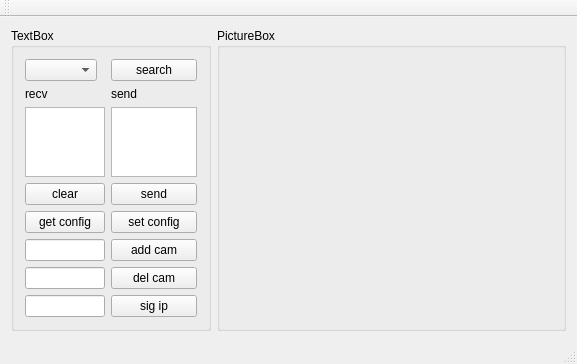
<?xml version="1.0" encoding="UTF-8"?>
<ui version="4.0">
 <class>MainWindow</class>
 <widget class="QMainWindow" name="MainWindow">
  <property name="geometry">
   <rect>
    <x>0</x>
    <y>0</y>
    <width>577</width>
    <height>347</height>
   </rect>
  </property>
  <property name="windowTitle">
   <string>MainWindow</string>
  </property>
  <widget class="QWidget" name="centralWidget">
   <property name="mouseTracking">
    <bool>false</bool>
   </property>
   <layout class="QHBoxLayout" name="horizontalLayout">
    <item>
     <widget class="QGroupBox" name="groupBox_textbox">
      <property name="sizePolicy">
       <sizepolicy hsizetype="Expanding" vsizetype="Preferred">
        <horstretch>0</horstretch>
        <verstretch>0</verstretch>
       </sizepolicy>
      </property>
      <property name="maximumSize">
       <size>
        <width>200</width>
        <height>16777215</height>
       </size>
      </property>
      <property name="title">
       <string>TextBox</string>
      </property>
      <layout class="QFormLayout" name="formLayout">
       <item row="0" column="0">
        <widget class="QComboBox" name="comboBox"/>
       </item>
       <item row="0" column="1">
        <widget class="QPushButton" name="pushButton_search">
         <property name="text">
          <string>search</string>
         </property>
        </widget>
       </item>
       <item row="1" column="0">
        <widget class="QLabel" name="label">
         <property name="text">
          <string>recv</string>
         </property>
        </widget>
       </item>
       <item row="1" column="1">
        <widget class="QLabel" name="label_2">
         <property name="text">
          <string>send</string>
         </property>
        </widget>
       </item>
       <item row="2" column="0">
        <widget class="QTextEdit" name="textEdit_recv"/>
       </item>
       <item row="2" column="1">
        <widget class="QTextEdit" name="textEdit_send"/>
       </item>
       <item row="3" column="0">
        <widget class="QPushButton" name="pushButton_clear">
         <property name="text">
          <string>clear</string>
         </property>
        </widget>
       </item>
       <item row="3" column="1">
        <widget class="QPushButton" name="pushButton_send">
         <property name="text">
          <string>send</string>
         </property>
        </widget>
       </item>
       <item row="4" column="0">
        <widget class="QPushButton" name="pushButton_getconfig">
         <property name="text">
          <string>get config</string>
         </property>
        </widget>
       </item>
       <item row="4" column="1">
        <widget class="QPushButton" name="pushButton_setconfig">
         <property name="text">
          <string>set config</string>
         </property>
        </widget>
       </item>
       <item row="5" column="1">
        <widget class="QPushButton" name="pushButton_addcam">
         <property name="text">
          <string>add cam</string>
         </property>
        </widget>
       </item>
       <item row="5" column="0">
        <widget class="QLineEdit" name="lineEdit_addcam"/>
       </item>
       <item row="6" column="1">
        <widget class="QPushButton" name="pushButton_del">
         <property name="text">
          <string>del cam</string>
         </property>
        </widget>
       </item>
       <item row="6" column="0">
        <widget class="QLineEdit" name="lineEdit_delcam"/>
       </item>
       <item row="7" column="1">
        <widget class="QPushButton" name="pushButton_sigip">
         <property name="text">
          <string>sig ip</string>
         </property>
        </widget>
       </item>
       <item row="7" column="0">
        <widget class="QLineEdit" name="lineEdit_sigip"/>
       </item>
      </layout>
     </widget>
    </item>
    <item>
     <widget class="QGroupBox" name="groupBox_picturebox">
      <property name="sizePolicy">
       <sizepolicy hsizetype="Expanding" vsizetype="Preferred">
        <horstretch>0</horstretch>
        <verstretch>0</verstretch>
       </sizepolicy>
      </property>
      <property name="title">
       <string>PictureBox</string>
      </property>
      <layout class="QGridLayout" name="gridLayout_3">
       <item row="0" column="0">
        <widget class="PlayerWidget" name="widget_picture" native="true">
         <property name="contextMenuPolicy">
          <enum>Qt::CustomContextMenu</enum>
         </property>
        </widget>
       </item>
      </layout>
     </widget>
    </item>
   </layout>
  </widget>
  <widget class="QMenuBar" name="menuBar">
   <property name="geometry">
    <rect>
     <x>0</x>
     <y>0</y>
     <width>577</width>
     <height>19</height>
    </rect>
   </property>
  </widget>
  <widget class="QToolBar" name="mainToolBar">
   <attribute name="toolBarArea">
    <enum>TopToolBarArea</enum>
   </attribute>
   <attribute name="toolBarBreak">
    <bool>false</bool>
   </attribute>
  </widget>
  <widget class="QStatusBar" name="statusBar"/>
 </widget>
 <layoutdefault spacing="6" margin="11"/>
 <customwidgets>
  <customwidget>
   <class>PlayerWidget</class>
   <extends>QWidget</extends>
   <header>playerwidget.h</header>
   <container>1</container>
  </customwidget>
 </customwidgets>
 <resources/>
 <connections/>
</ui>
